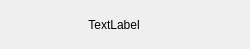
<?xml version="1.0" encoding="UTF-8"?>
<ui version="4.0">
 <class>PLSFileItemView</class>
 <widget class="QFrame" name="PLSFileItemView">
  <property name="geometry">
   <rect>
    <x>0</x>
    <y>0</y>
    <width>250</width>
    <height>49</height>
   </rect>
  </property>
  <property name="windowTitle">
   <string>Frame</string>
  </property>
  <property name="styleSheet">
   <string notr="true"/>
  </property>
  <layout class="QHBoxLayout" name="horizontalLayout">
   <property name="spacing">
    <number>0</number>
   </property>
   <property name="sizeConstraint">
    <enum>QLayout::SetMinimumSize</enum>
   </property>
   <property name="leftMargin">
    <number>0</number>
   </property>
   <property name="topMargin">
    <number>0</number>
   </property>
   <property name="rightMargin">
    <number>0</number>
   </property>
   <property name="bottomMargin">
    <number>0</number>
   </property>
   <item>
    <spacer name="horizontalSpacer">
     <property name="orientation">
      <enum>Qt::Horizontal</enum>
     </property>
     <property name="sizeType">
      <enum>QSizePolicy::Fixed</enum>
     </property>
     <property name="sizeHint" stdset="0">
      <size>
       <width>8</width>
       <height>20</height>
      </size>
     </property>
    </spacer>
   </item>
   <item>
    <widget class="QLabel" name="fileNameLabel">
     <property name="text">
      <string>TextLabel</string>
     </property>
     <property name="alignment">
      <set>Qt::AlignCenter</set>
     </property>
    </widget>
   </item>
   <item>
    <spacer name="horizontalSpacer_2">
     <property name="orientation">
      <enum>Qt::Horizontal</enum>
     </property>
     <property name="sizeType">
      <enum>QSizePolicy::Fixed</enum>
     </property>
     <property name="sizeHint" stdset="0">
      <size>
       <width>10</width>
       <height>20</height>
      </size>
     </property>
    </spacer>
   </item>
   <item>
    <widget class="QPushButton" name="deleteIcon">
     <property name="minimumSize">
      <size>
       <width>12</width>
       <height>12</height>
      </size>
     </property>
     <property name="maximumSize">
      <size>
       <width>12</width>
       <height>12</height>
      </size>
     </property>
     <property name="text">
      <string/>
     </property>
     <property name="flat">
      <bool>true</bool>
     </property>
    </widget>
   </item>
   <item>
    <spacer name="horizontalSpacer_3">
     <property name="orientation">
      <enum>Qt::Horizontal</enum>
     </property>
     <property name="sizeType">
      <enum>QSizePolicy::Fixed</enum>
     </property>
     <property name="sizeHint" stdset="0">
      <size>
       <width>8</width>
       <height>20</height>
      </size>
     </property>
    </spacer>
   </item>
  </layout>
 </widget>
 <resources/>
 <connections/>
</ui>
